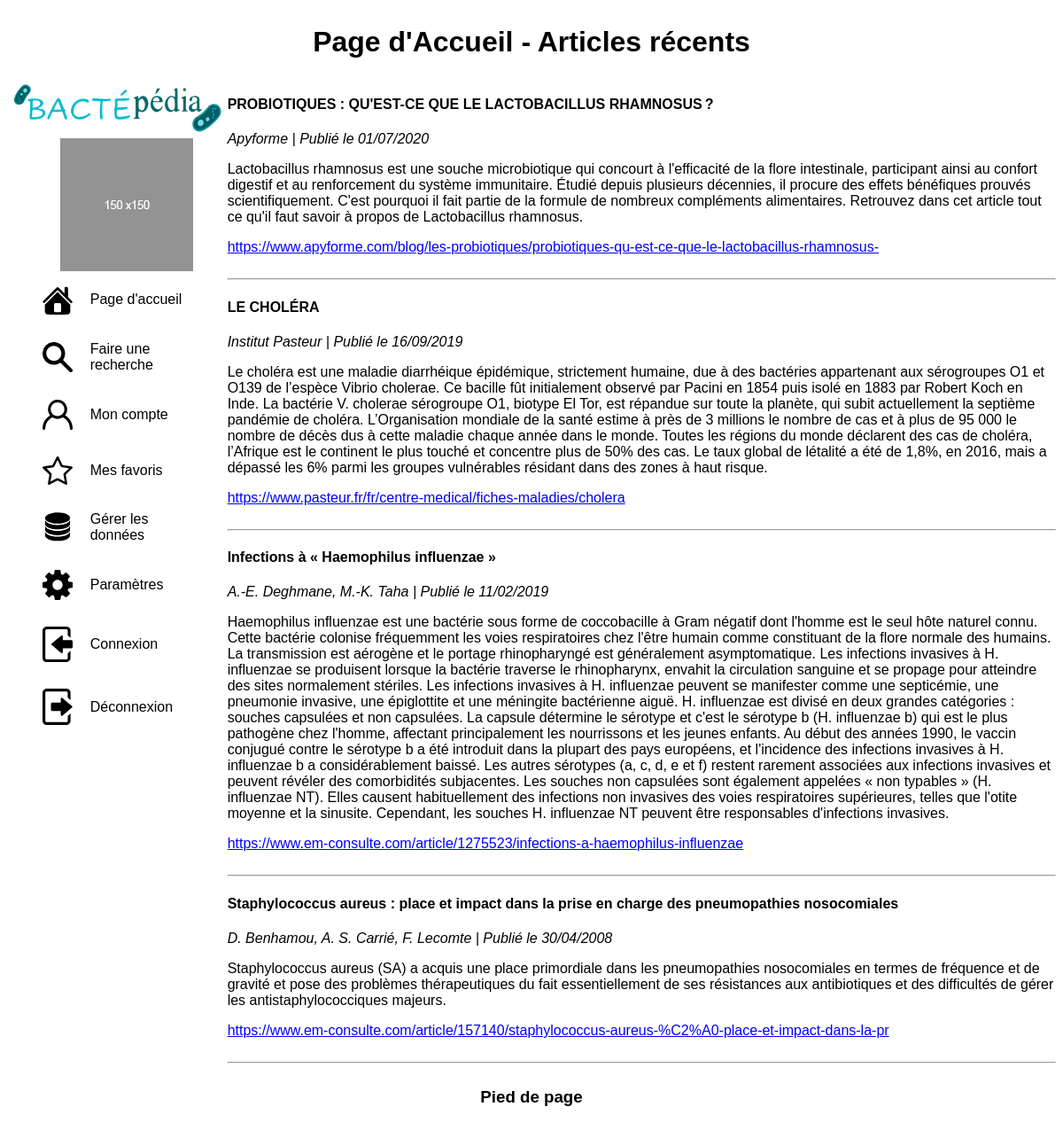
The page /page/accueil.php on the database its author committed.
### tables this page shows
CREATE TABLE bcp__article(
    id_article INTEGER PRIMARY KEY AUTO_INCREMENT NOT NULL,
    titre_article VARCHAR(255) NOT NULL,
    auteur_article TEXT NOT NULL,
    extrait_article LONGTEXT NULL,
    LienSource_article TEXT NOT NULL,
    datePublication_article DATE NOT NULL,
    id_bacterie INTEGER NOT NULL
);

### function/function.php (called while the page is built, shortened)
<?php
function articleDESC10():array {
   $bdd = connect();
   $query = $bdd->prepare('SELECT * FROM bcp__article ORDER BY datePublication_article DESC LIMIT 10');
   $query->execute();
   return ($query->fetchAll(PDO::FETCH_ASSOC));
}

### function/miseEnPage.php (called while the page is built)
<?php
function enDate($date):string{
   return (date('d/m/Y', strtotime($date)));
}

### page/accueil.php (the view, shortened to what this page needs)
<?php
$titrePage = "Page d'Accueil - Articles récents";
require_once '../elements/header.php';
require_once '../elements/nav.php';
require_once '../function/function.php';
require_once '../function/miseEnPage.php';
?>
<div class="contenu">
   <?php
   foreach (articleDESC10()as $article) {
      $date = enDate($article['datePublication_article']);
      echo <<<HTML
    <div>
        <h4> {$article['titre_article']} </h4>
        <em> {$article['auteur_article']}  | Publié le $date</em>
        <p> {$article['extrait_article']} </p>
        <a href=" {$article['LienSource_article']}" target="_blank" style="color: blue;"> {$article['LienSource_article']} </a>
    </div>
    <br>
    <hr>
HTML;
   }
   ?>
</div>
<?php
require_once '../elements/footer.php';
?>

### elements/header.php (shortened to what this page needs)
<html>
<head>
   <link rel="stylesheet" href="../style/superstyle.css">
</head>
<body>
<div class="container">
   <div class="header">
      <h1><?= $titrePage ?></h1>
   </div>

### elements/nav.php
<nav class="menu">
    <a href="../page/accueil.php" style="display: block; margin: 0;padding: 0;width: 100%;">
        <img src="../style/img/logo.svg" alt="logo du site" style="width: 100%;">
    </a>
    <img class="photoProfil" src="../style/img/img150x150.png" alt="">
    <a href="../page/accueil.php" class="button one">
        <img src="../style/img/house.svg" alt="">
        <div class="textelien">Page d'accueil</div>
    </a>
    <a href="../page/searchSimple.php" class="button one">
        <img src="../style/img/search.svg" alt="">
        <div class="textelien">Faire une recherche</div>
    </a>
    <a href="#" class="button one">
        <img src="../style/img/account.svg" alt="">
        <div class="textelien">Mon compte</div>
    </a>
    <a href="#" class="button one">
        <img src="../style/img/favoris.svg" alt="">
        <div class="textelien">Mes favoris</div>
    </a>
    <a href="#" class="button one">
        <img src="../style/img/database.svg" alt="">
        <div class="textelien">Gérer les données</div>
    </a>
    <a href="#" class="button one">
        <img src="../style/img/setting.svg" alt="">
        <div class="textelien">Paramètres</div>
    </a><a href="../page/login.php" class="button one">
        <img src="../style/img/login.svg" alt="">
        <div class="textelien">Connexion</div>
    </a>
    </a><a href="#" class="button one">
        <img src="../style/img/logout.svg" alt="">
        <div class="textelien">Déconnexion</div>
    </a>
</nav>

### elements/footer.php
<div class="footer">
   <h3>Pied de page</h3>
</div>
</div>
</body>
</html>

### style/superstyle.css (style rules this page uses)
* { box-sizing: border-box; font-family: "Arial"; }
a { color: black; }
.container { display: flex; flex-wrap: wrap; align-items: flex-start; }
.header { width: 100%; text-align: center; }
.footer { width: 100%; text-align: center; }
.menu { display: flex; flex-direction: column; width: 21%; align-items: flex-start; justify-content: center; }
.menu a { display: flex; flex-wrap: nowrap; align-items: center; align-items: center; padding: 5px 30px; margin: 10px; }
.menu a .textelien { padding-left: 20px; }
.menu a img { width: 20%; }
.photoProfil { padding: 0px 60px; }
.contenu { width: 79%; }
.button { text-decoration: none; color: black; position: relative; padding: 10px; }
a.button.one:before, a.button.one:after { content: ''; position: absolute; width: 10px; height: 10px; transition: all 0.3s ease; }
a.button.one:before { top: -2.5%; left: -1%; border-top: 2px solid white; border-left: 2px solid white; }
a.button.one:after { bottom: -2.5%; right: -1%; border-bottom: 2px solid white; border-right: 2px solid white; }

### rows shown on the page
bcp__article: titre_article "PROBIOTIQUES : QU'EST-CE QUE LE LACTOBACILLUS RHAMNOSUS ?", auteur_article "Apyforme", datePublication_article "01/07/2020", extrait_article "Lactobacillus rhamnosus est une souche microbiotique qui concourt à l'efficacité de la flore intestinale, participant ainsi au confort digestif et au renforcement du système immunitaire. Étudié depuis plusieurs décennies, il procure des effets bénéfiques prouvés scientifiquement. C'est pourquoi il fait partie de la formule de nombreux compléments alimentaires. Retrouvez dans cet article tout ce qu'il faut savoir à propos de Lactobacillus rhamnosus.", LienSource_article "https://www.apyforme.com/blog/les-probiotiques/probiotiques-qu-est-ce-que-le-lactobacillus-rhamnosus-"
bcp__article: titre_article "LE CHOLÉRA", auteur_article "Institut Pasteur", datePublication_article "16/09/2019", extrait_article "Le choléra est une maladie diarrhéique épidémique, strictement humaine, due à des bactéries appartenant aux sérogroupes O1 et O139 de l’espèce Vibrio cholerae. Ce bacille fût initialement observé par Pacini en 1854 puis isolé en 1883 par Robert Koch en Inde. La bactérie V. cholerae sérogroupe O1, biotype El Tor, est répandue sur toute la planète, qui subit actuellement la septième pandémie de choléra. L’Organisation mondiale de la santé estime à près de 3 millions le nombre de cas et à plus de 95 000 le nombre de décès dus à cette maladie chaque année dans le monde. Toutes les régions du monde déclarent des cas de choléra, l’Afrique est le continent le plus touché et concentre plus de 50%…", LienSource_article "https://www.pasteur.fr/fr/centre-medical/fiches-maladies/cholera"
bcp__article: titre_article "Infections à « Haemophilus influenzae »", auteur_article "A.-E. Deghmane, M.-K. Taha", datePublication_article "11/02/2019", extrait_article "Haemophilus influenzae est une bactérie sous forme de coccobacille à Gram négatif dont l'homme est le seul hôte naturel connu. Cette bactérie colonise fréquemment les voies respiratoires chez l'être humain comme constituant de la flore normale des humains. La transmission est aérogène et le portage rhinopharyngé est généralement asymptomatique. Les infections invasives à H. influenzae se produisent lorsque la bactérie traverse le rhinopharynx, envahit la circulation sanguine et se propage pour atteindre des sites normalement stériles. Les infections invasives à H. influenzae peuvent se manifester comme une septicémie, une pneumonie invasive, une épiglottite et une méningite bactérienne…", LienSource_article "https://www.em-consulte.com/article/1275523/infections-a-haemophilus-influenzae"
bcp__article: titre_article "Staphylococcus aureus : place et impact dans la prise en charge des pneumopathies nosocomiales", auteur_article "D. Benhamou, A. S. Carrié, F. Lecomte", datePublication_article "30/04/2008", extrait_article "Staphylococcus aureus (SA) a acquis une place primordiale dans les pneumopathies nosocomiales en termes de fréquence et de gravité et pose des problèmes thérapeutiques du fait essentiellement de ses résistances aux antibiotiques et des difficultés de gérer les antistaphylococciques majeurs.", LienSource_article "https://www.em-consulte.com/article/157140/staphylococcus-aureus-%C2%A0-place-et-impact-dans-la-pr"

### other values the page prints
$titrePage "Page d'Accueil - Articles récents"
